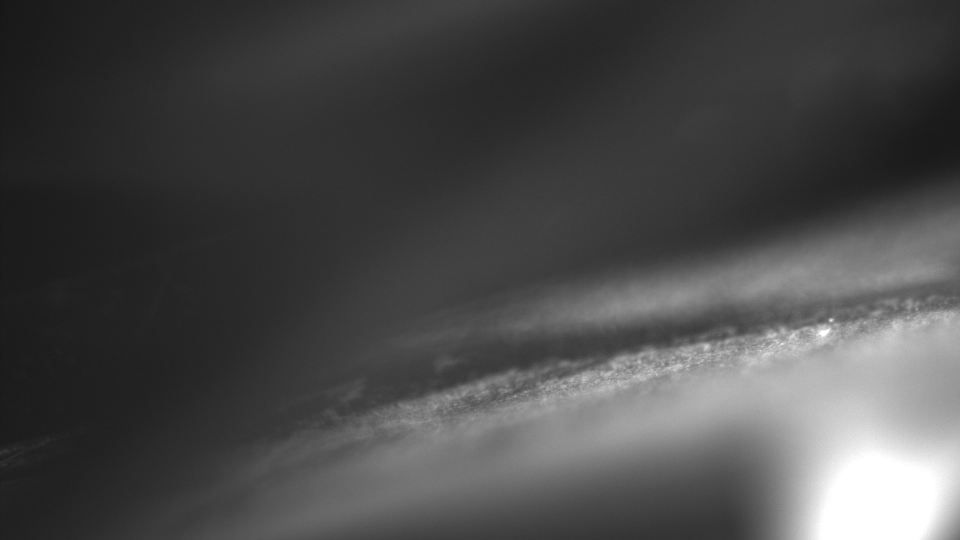
#> input picture RAV/luukhanh91/.local/share/Trash/files/camera_1/01.jpg, 1920 x 1080 px (shown at 1/2 size)
$ python osaasda.py
#> lines starting #> are read from the running program, lines starting #| are printed output that depends on the picture
import cv2
import numpy as np

if __name__ == '__main__' :

    # Read image
    im = cv2.imread("01.jpg")
#> im is the input picture: shape (1080, 1920, 3); min 21, max 255, mean 74.2

    # Select ROI

    slicedImage = im[230:310, 240:430]
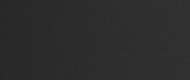
#> slicedImage: shape (80, 190, 3); min 37, max 53, mean 44.6

    # Crop image
    #imCrop = im[int(r[1]):int(r[1]+r[3]), int(r[0]):int(r[0]+r[2])]

    # Display cropped image
    cv2.imshow("Image", slicedImage)
    cv2.waitKey(0)

$ run again, with RAV/luukhanh91/.local/share/Trash/files/camera_1/04.jpg copied over RAV/luukhanh91/.local/share/Trash/files/camera_1/01.jpg
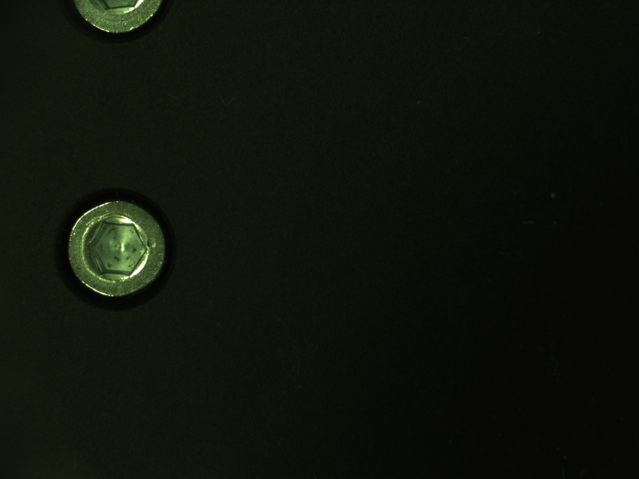
#> input picture RAV/luukhanh91/.local/share/Trash/files/camera_1/04.jpg, 1278 x 958 px (shown at 1/2 size)
#> im is the input picture: shape (958, 1278, 3); mean B, G, R 9.7, 18.8, 15.6
#> `slicedImage = im[230:310, 240:430]`:
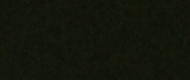
#> slicedImage: shape (80, 190, 3); mean B, G, R 10.6, 21.1, 18.3
